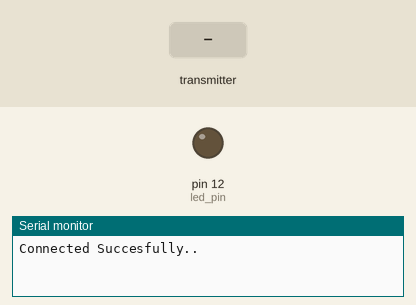
The sketch below on a simulated Arduino Uno, built with avr-gcc and run on an emulated ATmega328P. Parts: output pins drawn as LEDs (lit = HIGH), the last lines printed to the serial monitor. The inputs (shaded band) are chosen by the test bench. No radio packets arrive unless stated.

Above: at 1.2 s.
1.3 s: the transmitter starts sending led_state = 0
At 2.2 s:
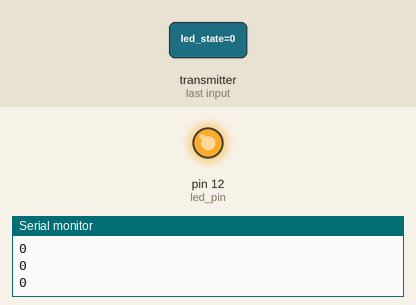
2.8 s: the transmitter starts sending led_state = 1
At 3.3 s:
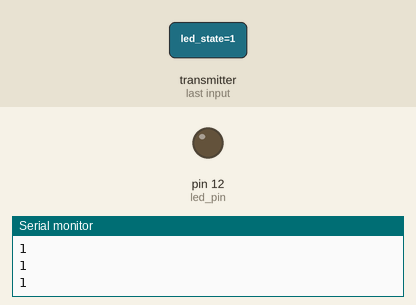
Timing chart, 0 to 5.8 s (numbered marks = the images above; inputs shaded):
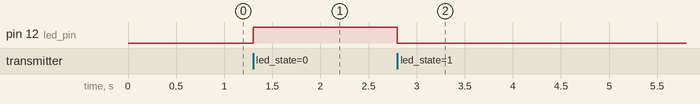

The sketch:

led_receiver.ino
```cpp
#include<SPI.h>
#include<nRF24L01.h>
#include<RF24.h>

//Define CE(nrf module active) and CSN(SPI active)
RF24 radio(4,5);

//Address of transmitter
const byte address[]="00001";

//Data to be received
bool led_state = 1;

//LED Pin Define
#define led_pin 12


void setup(){
  Serial.begin(115200);

  //Define led as output mode
  pinMode(led_pin,OUTPUT);


  //Initialize communication
  if(!radio.begin()){
    Serial.print("Intializing the communication..");
    while(1);
  }

  Serial.println("Connected Succesfully..");

  //Power Amplifier
  radio.setPALevel(RF24_PA_LOW);

  //Set datarate
  radio.setDataRate(RF24_250KBPS);

  //Reading Pipe
  radio.openReadingPipe(0,address);

  //Receiver mode
  radio.startListening();

}

void loop(){

  if(radio.available()){

  //Receiving data from transmitter
  radio.read(&led_state,sizeof(led_state));
  Serial.println(led_state);

  //Toggle the led
  digitalWrite(led_pin,!led_state);

  }

}
```

Measured:
- after the input at 1.3 s, pin 12 (led_pin): LOW → HIGH at once
- after the input at 2.8 s, pin 12 (led_pin): HIGH → LOW at once
